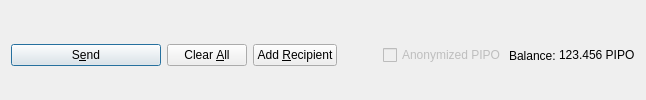
         <widget class="QFrame" name="frame_Send">
          <layout class="QHBoxLayout" name="horizontalLayout">
           <property name="bottomMargin">
            <number>0</number>
           </property>
           <item>
            <widget class="QPushButton" name="sendButton">
             <property name="minimumSize">
              <size>
               <width>150</width>
               <height>0</height>
              </size>
             </property>
             <property name="toolTip">
              <string>Confirm the send action</string>
             </property>
             <property name="text">
              <string>S&amp;end</string>
             </property>
             <property name="icon">
              <iconset resource="../pipocoin.qrc">
               <normaloff>:/icons/send</normaloff>:/icons/send</iconset>
             </property>
             <property name="autoDefault">
              <bool>false</bool>
             </property>
             <property name="default">
              <bool>true</bool>
             </property>
            </widget>
           </item>
           <item>
            <widget class="QPushButton" name="clearButton">
             <property name="sizePolicy">
              <sizepolicy hsizetype="Minimum" vsizetype="Fixed">
               <horstretch>0</horstretch>
               <verstretch>0</verstretch>
              </sizepolicy>
             </property>
             <property name="toolTip">
              <string>Clear all fields of the form.</string>
             </property>
             <property name="text">
              <string>Clear &amp;All</string>
             </property>
             <property name="icon">
              <iconset resource="../pipocoin.qrc">
               <normaloff>:/icons/remove</normaloff>:/icons/remove</iconset>
             </property>
             <property name="autoDefault">
              <bool>false</bool>
             </property>
            </widget>
           </item>
           <item>
            <widget class="QPushButton" name="addButton">
             <property name="toolTip">
              <string>Send to multiple recipients at once</string>
             </property>
             <property name="text">
              <string>Add &amp;Recipient</string>
             </property>
             <property name="icon">
              <iconset resource="../pipocoin.qrc">
               <normaloff>:/icons/add</normaloff>:/icons/add</iconset>
             </property>
             <property name="autoDefault">
              <bool>false</bool>
             </property>
            </widget>
           </item>
           <item>
            <spacer name="horizontalSpacer">
             <property name="orientation">
              <enum>Qt::Horizontal</enum>
             </property>
             <property name="sizeHint" stdset="0">
              <size>
               <width>40</width>
               <height>20</height>
              </size>
             </property>
            </spacer>
           </item>
           <item>
            <layout class="QHBoxLayout" name="horizontalLayout_2">
             <property name="spacing">
              <number>3</number>
             </property>
             <item>
              <widget class="QCheckBox" name="checkzPIPO">
               <property name="enabled">
                <bool>false</bool>
               </property>
               <property name="text">
                <string>Anonymized PIPO</string>
               </property>
              </widget>
             </item>
             <item>
              <widget class="QLabel" name="label">
               <property name="text">
                <string>Balance:</string>
               </property>
              </widget>
             </item>
             <item>
              <widget class="QLabel" name="labelBalance">
               <property name="sizePolicy">
                <sizepolicy hsizetype="Preferred" vsizetype="Fixed">
                 <horstretch>0</horstretch>
                 <verstretch>0</verstretch>
                </sizepolicy>
               </property>
               <property name="cursor">
                <cursorShape>IBeamCursor</cursorShape>
               </property>
               <property name="text">
                <string notr="true">123.456 PIPO</string>
               </property>
               <property name="textInteractionFlags">
                <set>Qt::LinksAccessibleByMouse|Qt::TextSelectableByKeyboard|Qt::TextSelectableByMouse</set>
               </property>
              </widget>
             </item>
            </layout>
           </item>
          </layout>
         </widget>
